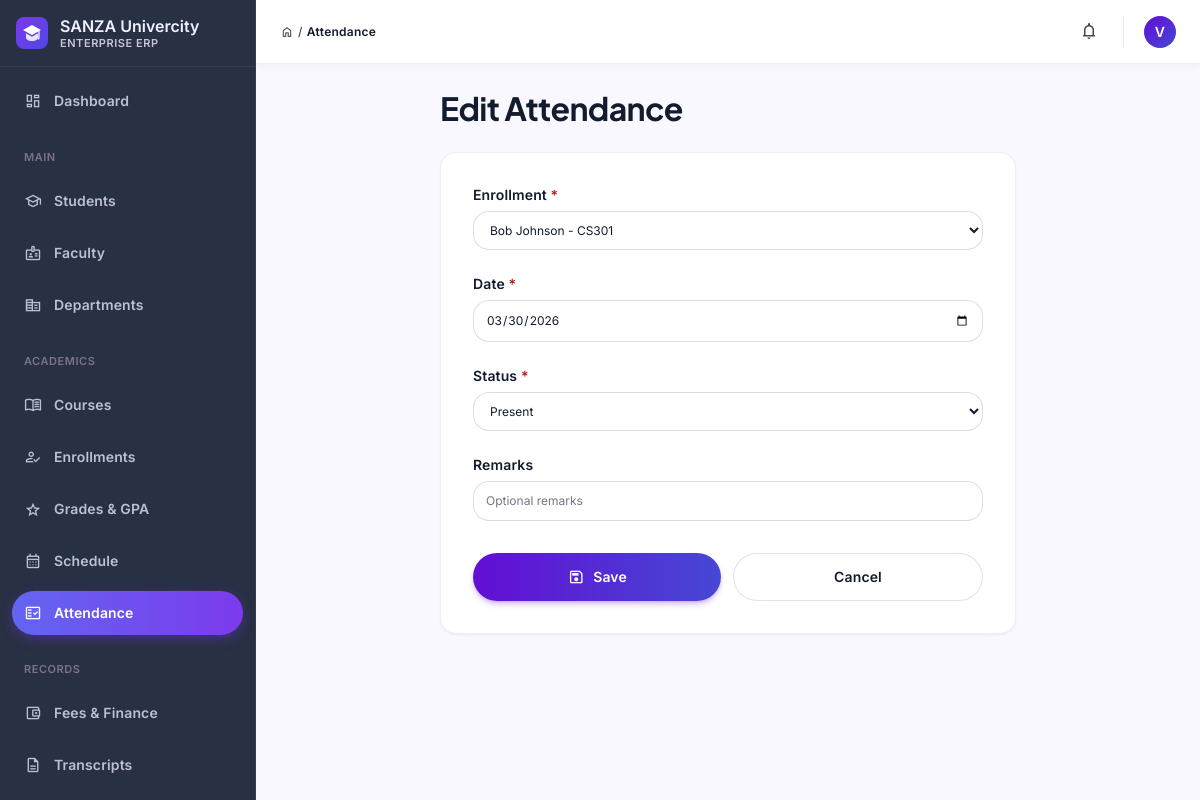
The app's page /students/attendance/update/5/ (signed in) with its own data.
### students/models.py (models this page shows, shortened)
class User(AbstractUser):
    ROLE_CHOICES = (
        ('admin', 'Administrator'),
        ('faculty', 'Faculty/Instructor'),
        ('student', 'Student'),
    )
    role = models.CharField(max_length=20, choices=ROLE_CHOICES, default='student')
    phone = models.CharField(max_length=20, blank=True, null=True)
    department = models.CharField(max_length=100, blank=True, null=True)
    enrollment_year = models.IntegerField(blank=True, null=True)
    class Meta:
        ordering = ['-date_joined']
    def is_admin(self):
        return self.role == 'admin'
    def is_faculty(self):
        return self.role == 'faculty'

class Attendance(models.Model):
    ATTENDANCE_CHOICES = [
        ('present', 'Present'),
        ('absent', 'Absent'),
        ('late', 'Late'),
        ('excused', 'Excused'),
    ]
    enrollment = models.ForeignKey(Enrollment, on_delete=models.CASCADE, related_name='attendances')
    date = models.DateField()
    status = models.CharField(max_length=20, choices=ATTENDANCE_CHOICES, default='present')
    remarks = models.CharField(max_length=200, blank=True)
    recorded_by = models.ForeignKey(Faculty, on_delete=models.SET_NULL, null=True, related_name='attendances_recorded')
    created_at = models.DateTimeField(auto_now_add=True)
    class Meta:
        unique_together = ('enrollment', 'date')
        ordering = ['-date']
        verbose_name_plural = "Attendance"

### students/views.py (the view)
# urls.py: path('attendance/update/<int:record_id>/', views.attendance_update, name='attendance_update'),
@login_required(login_url='login')
@faculty_only
def attendance_update(request, record_id):
    record = get_object_or_404(Attendance, id=record_id)
    if not request.user.is_admin() and record.enrollment.course.instructor != getattr(request.user, 'faculty_profile', None):
        return HttpResponseForbidden("You don't have permission to edit this attendance record.")
    form = AttendanceForm(request.POST or None, instance=record)
    if form.is_valid():
        form.save()
        messages.success(request, 'Attendance updated successfully!')
        return redirect('attendance_list')
    return render(request, 'students/attendance_form.html', {'form': form, 'title': 'Edit Attendance'})

### students/context_processors.py (called while the page is built)
def nav_context(request):
    unread_notifications = 0
    user = getattr(request, 'user', None)
    if user is not None and user.is_authenticated:
        unread_notifications = Notification.objects.filter(
            recipient=user, is_read=False
        ).count()
    return {
        'nav_unread_notifications': unread_notifications,
    }

### students/models.py (called while the page is built)
    def __str__(self):
        return f"{self.student.name} - {self.course.code}"

### students/views.py (called while the page is built)
def faculty_only(func):
    @wraps(func)
    def wrapper(request, *args, **kwargs):
        if not request.user.is_authenticated or not request.user.is_faculty():
            messages.error(request, 'You do not have permission to access this page.')
            return redirect('login')
        return func(request, *args, **kwargs)
    return wrapper

### students/templates/students/attendance_form.html (shortened to what this page needs)
{% extends "base.html" %}
{% block breadcrumb %}Attendance{% endblock %}
{% block content %}
<div class="max-w-xl mx-auto">
  <div class="mb-space-lg">
    <h1 class="font-headline-lg text-headline-lg text-on-surface">{{ title }}</h1>
  </div>
  <div class="bg-surface-container-lowest rounded-2xl border border-outline-variant/30 shadow-sm p-8">
    <form method="post" class="flex flex-col gap-space-lg">
      {% include "partials/_form_fields.html" %}
      <div class="flex flex-col sm:flex-row gap-space-sm mt-2">
        <button type="submit" class="flex-1 inline-flex items-center justify-center gap-2 px-4 py-2.5 rounded-xl bg-gradient-to-r from-primary to-secondary text-on-primary font-label-lg text-label-lg shadow-md shadow-primary/25 hover:opacity-90 transition-all">
          <span class="material-symbols-outlined text-lg">save</span> Save
        </button>
        <a href="{% url 'attendance_list' %}" class="flex-1 inline-flex items-center justify-center gap-2 px-4 py-2.5 rounded-xl bg-surface-container-lowest border border-outline-variant/50 text-on-surface font-label-lg text-label-lg hover:bg-surface-container-low transition-all">Cancel</a>
      </div>
    </form>
  </div>
</div>
{% endblock %}

### students/templates/base.html (shortened to what this page needs)
{% load static %}<!DOCTYPE html>
<html lang="en">
<head>
{% include "partials/_design_tokens.html" %}
</head>
<body class="bg-surface font-body-md text-on-surface antialiased">
<aside id="sidebar" class="fixed left-0 top-0 h-full w-64 bg-inverse-surface border-r border-outline/20 z-50 flex flex-col justify-between overflow-y-auto -translate-x-full lg:translate-x-0 transition-transform duration-200">
  <div class="flex flex-col">
    <div class="flex items-center gap-space-sm px-space-md py-space-md border-b border-outline/20">
      <div class="flex flex-col min-w-0">
        <span class="font-title-md text-title-md text-inverse-on-surface leading-tight truncate">SANZA Univercity</span>
        <span class="font-label-sm text-label-sm text-outline-variant uppercase tracking-wider">Enterprise ERP</span>
      </div>
    </div>
    <nav class="px-space-sm py-space-sm flex flex-col gap-space-xs">
      {% url 'dashboard' as dash_url %}
      <a href="{{ dash_url }}" class="flex items-center gap-space-sm px-space-sm py-2 rounded-xl transition-all {% if request.resolver_match.url_name in 'dashboard,admin_dashboard,faculty_dashboard,student_portal' %}nav-active{% else %}text-inverse-on-surface/75 hover:bg-surface-container-highest/10 hover:text-inverse-on-surface{% endif %}">
        <span class="material-symbols-outlined text-lg">dashboard</span><span class="font-label-lg text-label-lg">Dashboard</span>
      </a>
      {% if user.is_staff or user.is_superuser %}
      <div class="px-space-sm pt-space-sm pb-1"><span class="font-label-sm text-label-sm text-outline uppercase tracking-wider">Main</span></div>
      <a href="{% url 'student_list' %}" class="flex items-center gap-space-sm px-space-sm py-2 rounded-xl transition-all {% if request.resolver_match.url_name == 'student_list' %}nav-active{% else %}text-inverse-on-surface/75 hover:bg-surface-container-highest/10 hover:text-inverse-on-surface{% endif %}"><span class="material-symbols-outlined text-lg">school</span><span class="font-label-lg text-label-lg">Students</span></a>
      <a href="{% url 'faculty_reports_dashboard' %}" class="flex items-center gap-space-sm px-space-sm py-2 rounded-xl transition-all {% if request.resolver_match.url_name in 'faculty_reports_dashboard,faculty_analytics,faculty_performance_compare' %}nav-active{% else %}text-inverse-on-surface/75 hover:bg-surface-container-highest/10 hover:text-inverse-on-surface{% endif %}"><span class="material-symbols-outlined text-lg">badge</span><span class="font-label-lg text-label-lg">Faculty</span></a>
      <a href="{% url 'department_list' %}" class="flex items-center gap-space-sm px-space-sm py-2 rounded-xl transition-all {% if request.resolver_match.url_name == 'department_list' %}nav-active{% else %}text-inverse-on-surface/75 hover:bg-surface-container-highest/10 hover:text-inverse-on-surface{% endif %}"><span class="material-symbols-outlined text-lg">corporate_fare</span><span class="font-label-lg text-label-lg">Departments</span></a>
      {% endif %}
      <div class="px-space-sm pt-space-sm pb-1"><span class="font-label-sm text-label-sm text-outline uppercase tracking-wider">Academics</span></div>
      <a href="{% url 'course_list' %}" class="flex items-center gap-space-sm px-space-sm py-2 rounded-xl transition-all {% if request.resolver_match.url_name in 'course_list,course_analytics' %}nav-active{% else %}text-inverse-on-surface/75 hover:bg-surface-container-highest/10 hover:text-inverse-on-surface{% endif %}"><span class="material-symbols-outlined text-lg">menu_book</span><span class="font-label-lg text-label-lg">Courses</span></a>
      {% if user.is_staff or user.is_superuser %}
      <a href="{% url 'enrollment_list' %}" class="flex items-center gap-space-sm px-space-sm py-2 rounded-xl transition-all {% if request.resolver_match.url_name == 'enrollment_list' %}nav-active{% else %}text-inverse-on-surface/75 hover:bg-surface-container-highest/10 hover:text-inverse-on-surface{% endif %}"><span class="material-symbols-outlined text-lg">how_to_reg</span><span class="font-label-lg text-label-lg">Enrollments</span></a>
      {% endif %}
      <a href="{% url 'grade_list' %}" class="flex items-center gap-space-sm px-space-sm py-2 rounded-xl transition-all {% if request.resolver_match.url_name == 'grade_list' %}nav-active{% else %}text-inverse-on-surface/75 hover:bg-surface-container-highest/10 hover:text-inverse-on-surface{% endif %}"><span class="material-symbols-outlined text-lg">grade</span><span class="font-label-lg text-label-lg">Grades &amp; GPA</span></a>
      <a href="{% url 'schedule_dashboard' %}" class="flex items-center gap-space-sm px-space-sm py-2 rounded-xl transition-all {% if request.resolver_match.url_name == 'schedule_dashboard' %}nav-active{% else %}text-inverse-on-surface/75 hover:bg-surface-container-highest/10 hover:text-inverse-on-surface{% endif %}"><span class="material-symbols-outlined text-lg">calendar_month</span><span class="font-label-lg text-label-lg">Schedule</span></a>
      <a href="{% url 'attendance_list' %}" class="flex items-center gap-space-sm px-space-sm py-2 rounded-xl transition-all {% if request.resolver_match.url_name in 'attendance_list,attendance_record,attendance_update' %}nav-active{% else %}text-inverse-on-surface/75 hover:bg-surface-container-highest/10 hover:text-inverse-on-surface{% endif %}"><span class="material-symbols-outlined text-lg">fact_check</span><span class="font-label-lg text-label-lg">Attendance</span></a>
      <div class="px-space-sm pt-space-sm pb-1"><span class="font-label-sm text-label-sm text-outline uppercase tracking-wider">Records</span></div>
      <a href="{% url 'fee_list' %}" class="flex items-center gap-space-sm px-space-sm py-2 rounded-xl transition-all {% if request.resolver_match.url_name == 'fee_list' %}nav-active{% else %}text-inverse-on-surface/75 hover:bg-surface-container-highest/10 hover:text-inverse-on-surface{% endif %}"><span class="material-symbols-outlined text-lg">account_balance_wallet</span><span class="font-label-lg text-label-lg">Fees &amp; Finance</span></a>
      <a href="{% url 'transcript_list' %}" class="flex items-center gap-space-sm px-space-sm py-2 rounded-xl transition-all {% if request.resolver_match.url_name in 'transcript_list,transcript_detail' %}nav-active{% else %}text-inverse-on-surface/75 hover:bg-surface-container-highest/10 hover:text-inverse-on-surface{% endif %}"><span class="material-symbols-outlined text-lg">description</span><span class="font-label-lg text-label-lg">Transcripts</span></a>
      <a href="{% url 'degree_audit_list' %}" class="flex items-center gap-space-sm px-space-sm py-2 rounded-xl transition-all {% if request.resolver_match.url_name in 'degree_audit_list,degree_audit_detail' %}nav-active{% else %}text-inverse-on-surface/75 hover:bg-surface-container-highest/10 hover:text-inverse-on-surface{% endif %}"><span class="material-symbols-outlined text-lg">checklist</span><span class="font-label-lg text-label-lg">Degree Audit</span></a>
    </nav>
  </div>
</aside>
<div class="lg:pl-64">
  <header class="sticky top-0 h-16 bg-surface-container-lowest border-b border-outline-variant/30 shadow-[0_1px_8px_rgba(0,0,0,0.04)] z-30 flex items-center justify-between px-space-md lg:px-space-lg gap-space-sm">
    <div class="flex items-center gap-space-md flex-1 min-w-0">
      <div class="hidden sm:flex items-center gap-1 text-on-surface-variant font-label-md text-label-md flex-shrink-0">
        <span class="material-symbols-outlined text-sm">home</span><span>/</span>
        <span class="text-on-surface font-semibold">{% block breadcrumb %}Console{% endblock %}</span>
      </div>
    </div>
    <div class="flex items-center gap-space-sm flex-shrink-0">
      {% if user.is_authenticated %}
      <a href="{% url 'notification_list' %}" aria-label="Notifications" class="relative p-2 rounded-lg text-on-surface-variant hover:bg-surface-container-low transition-colors">
        <span class="material-symbols-outlined text-xl">notifications</span>
      </a>
      <div class="flex items-center gap-space-sm pl-1">
        <div class="w-8 h-8 rounded-full bg-gradient-to-br from-primary to-secondary flex items-center justify-center text-on-primary font-label-lg text-label-lg flex-shrink-0">
          {{ user.get_full_name|default:user.username|slice:":1"|upper }}
        </div>
      </div>
      {% else %}
      <a href="{% url 'login' %}" class="px-4 py-2 rounded-xl bg-gradient-to-r from-primary to-secondary text-on-primary font-label-lg text-label-lg">Sign in</a>
      {% endif %}
    </div>
  </header>
  <main class="w-full px-space-md lg:px-space-lg py-space-lg bg-surface-bright min-h-[calc(100vh-4rem)]">
    {% block content %}{% endblock %}
  </main>
</div>
</body>
</html>

### students/templates/partials/_form_fields.html (shortened to what this page needs)
{% for field in form %}
  {% if field.field.widget.input_type == 'checkbox' %}
  <div class="flex items-center gap-2">
    {{ field }}
    <label for="{{ field.id_for_label }}" class="font-label-lg text-label-lg text-on-surface">{{ field.label }}</label>
  </div>
  {% else %}
  <div>
    <label for="{{ field.id_for_label }}" class="block font-label-lg text-label-lg text-on-surface mb-1.5">
      {{ field.label }}{% if field.field.required %} <span class="text-error">*</span>{% endif %}
    </label>
    {{ field }}
  </div>
  {% endif %}
{% endfor %}

### students/templates/partials/_design_tokens.html (style rules this page uses)
.nav-active { background-image:linear-gradient(to right,#6366f1,#7c3aed);color:#fff;box-shadow:0 4px 12px rgba(124,58,237,.35); }

### records on screen
User: get_full_name "V"
Attendance: form "Bob Johnson - CS301" "03/30/2026" "Present"

### other values on screen
{{ title }} "Edit Attendance"
{{ field.label }} "Enrollment" "Date" "Status" "Remarks"
